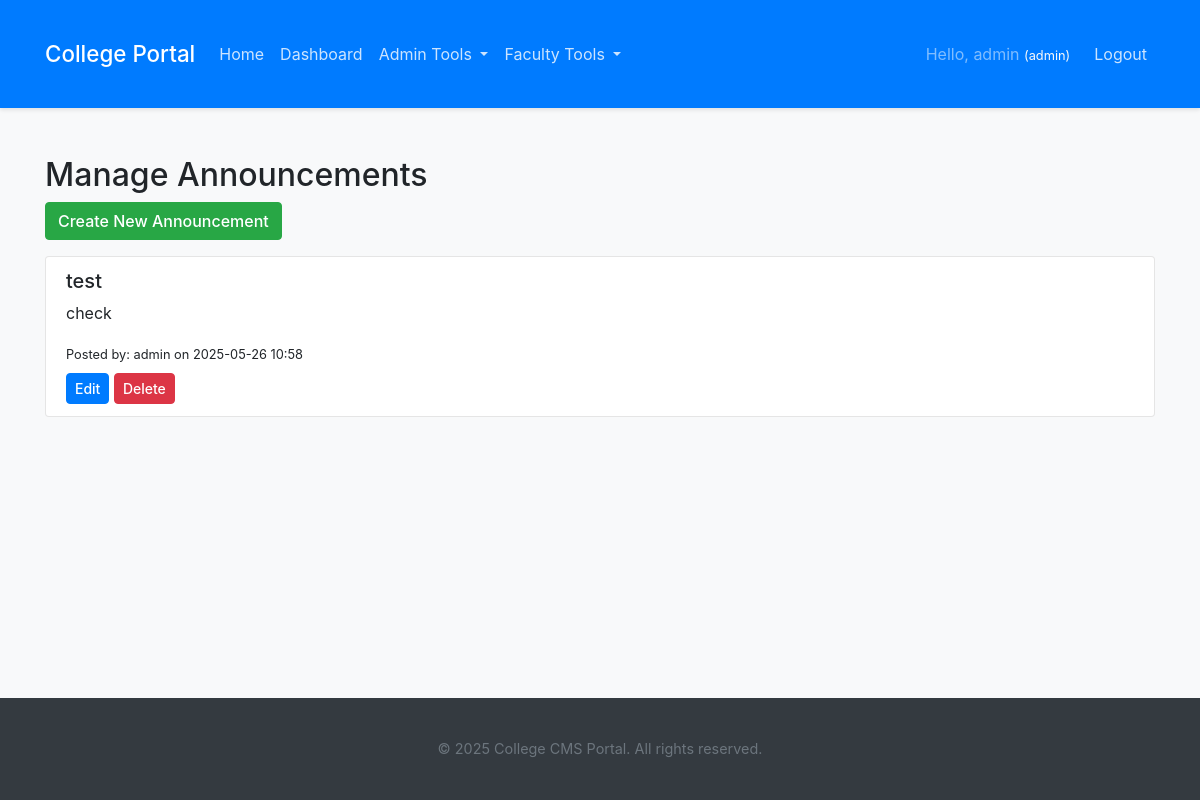
Page /announcements/manage (signed in) on the committed database.
### app.py (models this page shows, shortened)
class User(UserMixin, db.Model):
    id = db.Column(db.Integer, primary_key=True)
    username = db.Column(db.String(64), index=True, unique=True, nullable=False)
    email = db.Column(db.String(120), index=True, unique=True, nullable=False)
    password_hash = db.Column(db.String(256))
    role = db.Column(db.String(20), default='student', nullable=False) # admin, faculty, student
    created_at = db.Column(db.DateTime, default=datetime.utcnow)
    announcements_authored = db.relationship('Announcement', foreign_keys='Announcement.author_id', backref='author', lazy='dynamic')
    courses_taught = db.relationship('Course', foreign_keys='Course.faculty_id', backref='faculty_instructor', lazy='dynamic')
    @property
    def is_admin(self):
        return self.role == 'admin'
    @property
    def is_faculty(self):
        return self.role == 'faculty'
    @property
    def is_student(self):
        return self.role == 'student'

class Announcement(db.Model):
    id = db.Column(db.Integer, primary_key=True)
    title = db.Column(db.String(100), nullable=False)
    content = db.Column(db.Text, nullable=False)
    timestamp = db.Column(db.DateTime, index=True, default=datetime.utcnow)
    author_id = db.Column(db.Integer, db.ForeignKey('user.id'), nullable=False)

### app.py (the view)
@app.route('/announcements/manage')
@faculty_required
def manage_announcements():
    if current_user.is_admin:
        announcements = Announcement.query.order_by(Announcement.timestamp.desc()).all()
    else: # Faculty
        announcements = Announcement.query.filter_by(author_id=current_user.id).order_by(Announcement.timestamp.desc()).all()
    return render_template('faculty/manage_announcements.html', title='Manage Announcements', announcements=announcements)

### app.py (called while the page is built)
@login_manager.user_loader
def load_user(user_id):
    return User.query.get(int(user_id))

@app.context_processor
def inject_now():
    return {'current_year': datetime.utcnow().year}

def faculty_required(f):
    @wraps(f)
    @login_required
    def decorated_function(*args, **kwargs):
        if not (current_user.is_faculty or current_user.is_admin):
            flash('Faculty or Admin access required for this page.', 'danger')
            return redirect(url_for('dashboard'))
        return f(*args, **kwargs)
    return decorated_function

### templates/faculty/manage_announcements.html
{% extends "base.html" %}
{% block content %}
    <h2>{{ title }}</h2>
    <a href="{{ url_for('create_announcement') }}" class="btn btn-success mb-3">Create New Announcement</a>
    {% if announcements %}
    <ul class="list-group">
        {% for announcement in announcements %}
        <li class="list-group-item">
            <h5>{{ announcement.title }}</h5>
            <p>{{ announcement.content|truncate(150, True) }}</p>
            <small>Posted by: {{ announcement.author.username }} on {{ announcement.timestamp.strftime('%Y-%m-%d %H:%M') }}</small>
            <div class="mt-2">
                <a href="{{ url_for('edit_announcement', announcement_id=announcement.id) }}" class="btn btn-sm btn-primary">Edit</a>
                <form action="{{ url_for('delete_announcement', announcement_id=announcement.id) }}" method="POST" style="display:inline;">
                    <input type="submit" value="Delete" class="btn btn-sm btn-danger" onclick="return confirm('Are you sure you want to delete this announcement?');">
                </form>
            </div>
        </li>
        {% endfor %}
    </ul>
    {% else %}
    <p>No announcements found.</p>
    {% endif %}
{% endblock %}

### templates/base.html (shortened to what this page needs)
<!DOCTYPE html>
<html lang="en">
<head>
    <link rel="stylesheet" href="https://stackpath.bootstrapcdn.com/bootstrap/4.5.2/css/bootstrap.min.css"
>
    <link rel="stylesheet" href="{{ url_for('static', filename='css/style.css') }}">
</head>
<body>
    <header>
        <nav class="navbar navbar-expand-lg navbar-dark bg-primary mb-4">
            <div class="container">
                <a class="navbar-brand" href="{{ url_for('index') }}">College Portal</a>
                <div class="collapse navbar-collapse" id="navbarNav">
                    <ul class="navbar-nav mr-auto">
                        <li class="nav-item {% if request.endpoint == 'index' %}active{% endif %}">
                            <a class="nav-link" href="{{ url_for('index') }}">Home <span class="sr-only">(current)</span></a>
                        </li>
                        {% if current_user.is_authenticated %}
                            <li class="nav-item {% if request.endpoint == 'dashboard' %}active{% endif %}">
                                <a class="nav-link" href="{{ url_for('dashboard') }}">Dashboard</a>
                            </li>
                            {% if current_user.is_admin %}
                                <li class="nav-item dropdown">
                                    <a class="nav-link dropdown-toggle" href="#" id="adminDropdown" role="button"
                                       data-toggle="dropdown" aria-haspopup="true" aria-expanded="false">
                                        Admin Tools
                                    </a>
                                </li>
                            {% endif %}
                            {% if current_user.is_faculty or (current_user.is_admin and not request.endpoint.startswith('admin_')) %}
                                 <li class="nav-item dropdown">
                                    <a class="nav-link dropdown-toggle" href="#" id="facultyDropdown" role="button"
                                       data-toggle="dropdown" aria-haspopup="true" aria-expanded="false">
                                        Faculty Tools
                                    </a>
                                </li>
                            {% endif %}
                        {% endif %}
                    </ul>
                    <ul class="navbar-nav">
                        {% if current_user.is_anonymous %}
                            <li class="nav-item {% if request.endpoint == 'login' %}active{% endif %}">
                                <a class="nav-link" href="{{ url_for('login') }}">Login</a>
                            </li>
                            <li class="nav-item {% if request.endpoint == 'register' %}active{% endif %}">
                                <a class="nav-link" href="{{ url_for('register') }}">Register</a>
                            </li>
                        {% else %}
                            <li class="nav-item">
                                <span class="navbar-text mr-3">
                                    Hello, {{ current_user.username }}
                                    <small class="text-light">({{ current_user.role }})</small>
                                </span>
                            </li>
                            <li class="nav-item">
                                <a class="nav-link" href="{{ url_for('logout') }}">Logout</a>
                            </li>
                        {% endif %}
                    </ul>
                </div>
            </div>
        </nav>
    </header>
    <main role="main" class="container">
        {% block content %}{% endblock %}
    </main>
    <footer class="footer mt-auto py-3 bg-dark text-light">
        <div class="container text-center">
            <span class="text-muted">© {% block year %}{{ current_year if current_year else '2024'}}{% endblock %} College CMS Portal. All rights reserved.</span>
        </div>
    </footer>
</body>
</html>

### static/css/style.css (style rules this page uses)
body { font-family: -apple-system, BlinkMacSystemFont, "Segoe UI", Roboto, "Helvetica Neue", Arial, "Noto Sans", sans-serif, "Apple Color Emoji", "Segoe UI Emoji", "Segoe UI Symbol", "Noto Color Emoji"; background-color: #f8f9fa; color: #212529; display: flex; flex-direction: column; min-height: 100vh; }
.container { flex: 1; padding-top: 1.5rem; padding-bottom: 1.5rem; }
.navbar { box-shadow: 0 2px 4px rgba(0,0,0,.1); }
.navbar-brand { font-weight: 500; font-size: 1.4rem; }
.navbar-dark .navbar-nav .nav-link { color: rgba(255,255,255,.8); }
.navbar-text { color: rgba(255,255,255,.85); }
.btn { border-radius: .25rem; font-weight: 500; }
.btn-primary { background-color: #007bff; border-color: #007bff; }
.footer { background-color: #343a40; color: rgba(255,255,255,.6); padding: 1.5rem 0; text-align: center; margin-top: auto; font-size: 0.9rem; }
.list-group-item { border-color: rgba(0,0,0,.1); }
.mb-4 { margin-bottom: 1.5rem !important; }

### rows in the picture
User: username "admin", role "admin"
Announcement: title "test", content "check", author.username "admin", timestamp "2025-05-26 10:58"

### other values in the picture
{{ title }} "Manage Announcements"
